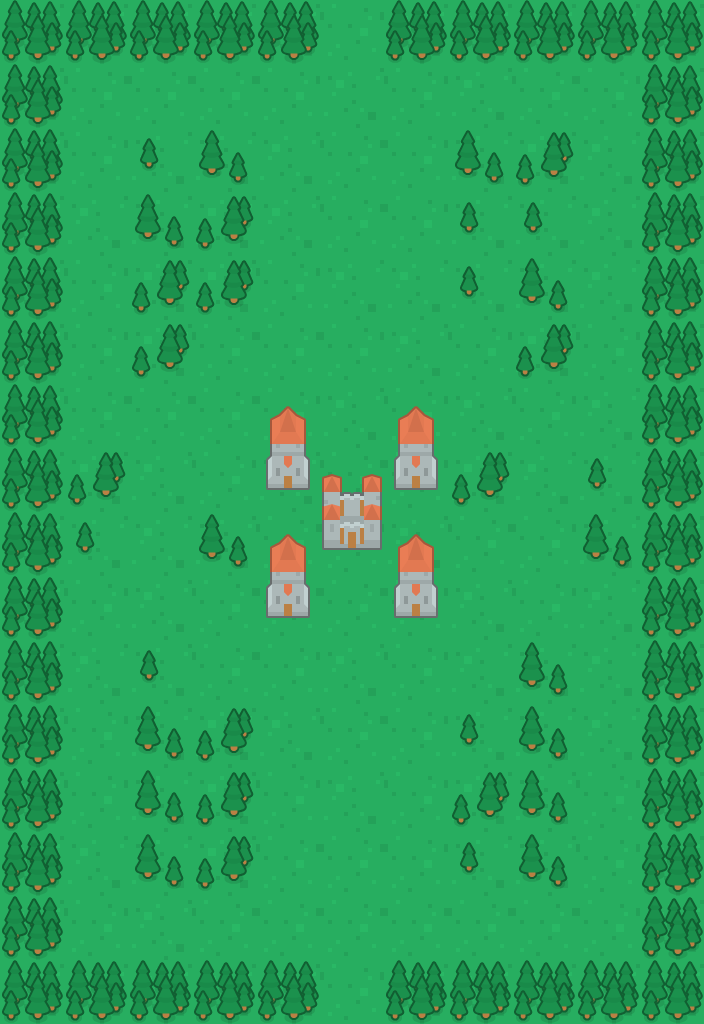

Tiled map render using the project's own tile images. Description and the map definition, with tile-layer contents summarised, below:
An orthogonal 11x16 tile map with 64x64 px tiles, 2 tile layers (ground, obstacles) and 27 objects (19x obstacle, 3x blueSpawn, 3x redSpawn, blueCamera, redCamera).

<map version="1.0" tiledversion="1.1.5" orientation="orthogonal" renderorder="right-down" width="11" height="16" tilewidth="64" tileheight="64" infinite="0" nextobjectid="97">
 <tileset firstgid="1" source="tilesheet.tsx" />
 <layer name="ground" width="11" height="16">
  <data>[176 cells, 176 non-empty, 2 distinct tile ids]</data>
 </layer>
 <layer name="obstacles" width="11" height="16">
  <data>[176 cells, 92 non-empty, 8 distinct tile ids]</data>
 </layer>
 <objectgroup name="objects">
  <object id="70" type="obstacle" x="0" y="0" width="704" height="64" />
  <object id="71" type="obstacle" x="0" y="960" width="704" height="64" />
  <object id="72" type="obstacle" x="0" y="64" width="64" height="896" />
  <object id="73" type="obstacle" x="640" y="64" width="64" height="896" />
  <object id="74" type="obstacle" x="128" y="128" width="64" height="256" />
  <object id="75" type="obstacle" x="192" y="128" width="64" height="192" />
  <object id="76" type="obstacle" x="512" y="128" width="64" height="256" />
  <object id="77" type="obstacle" x="448" y="128" width="64" height="192" />
  <object id="78" type="obstacle" x="512" y="640" width="64" height="256" />
  <object id="79" type="obstacle" x="128" y="640" width="64" height="256" />
  <object id="80" type="obstacle" x="192" y="704" width="64" height="192" />
  <object id="81" type="obstacle" x="448" y="704" width="64" height="192" />
  <object id="82" type="obstacle" x="576" y="448" width="64" height="128" />
  <object id="83" type="obstacle" x="64" y="448" width="64" height="128" />
  <object id="84" type="obstacle" x="192" y="512" width="64" height="64" />
  <object id="85" type="obstacle" x="448" y="448" width="64" height="64" />
  <object id="86" type="obstacle" x="256" y="384" width="64" height="256" />
  <object id="87" type="obstacle" x="384" y="384" width="64" height="256" />
  <object id="88" type="obstacle" x="320" y="448" width="64" height="128" />
  <object id="89" name="blueSpawn 0" type="blueSpawn" x="256" y="896" width="64" height="64" />
  <object id="90" name="blueSpawn 1" type="blueSpawn" x="320" y="896" width="64" height="64" />
  <object id="91" name="blueSpawn 2" type="blueSpawn" x="384" y="896" width="64" height="64" />
  <object id="92" name="redSpawn 0" type="redSpawn" x="256" y="64" width="64" height="64" />
  <object id="93" name="redSpawn 1" type="redSpawn" x="320" y="64" width="64" height="64" />
  <object id="94" name="redSpawn 2" type="redSpawn" x="384" y="64" width="64" height="64" />
  <object id="95" name="blueCamera" type="blueCamera" x="0" y="384" width="64" height="64" />
  <object id="96" name="redCamera" type="redCamera" x="0" y="0" width="64" height="64" />
 </objectgroup>
</map>
